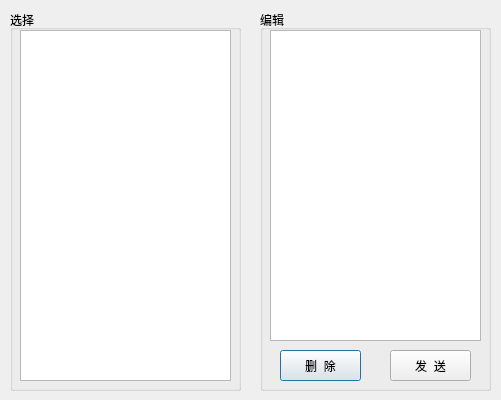
<?xml version="1.0" encoding="UTF-8"?>
<ui version="4.0">
 <class>Questionnaire</class>
 <widget class="QDialog" name="Questionnaire">
  <property name="geometry">
   <rect>
    <x>0</x>
    <y>0</y>
    <width>501</width>
    <height>400</height>
   </rect>
  </property>
  <property name="windowTitle">
   <string>Dialog</string>
  </property>
  <widget class="QGroupBox" name="groupBox">
   <property name="geometry">
    <rect>
     <x>10</x>
     <y>10</y>
     <width>231</width>
     <height>381</height>
    </rect>
   </property>
   <property name="title">
    <string>选择</string>
   </property>
   <widget class="QListView" name="listView">
    <property name="geometry">
     <rect>
      <x>10</x>
      <y>20</y>
      <width>211</width>
      <height>351</height>
     </rect>
    </property>
   </widget>
  </widget>
  <widget class="QGroupBox" name="groupBox_2">
   <property name="geometry">
    <rect>
     <x>260</x>
     <y>10</y>
     <width>231</width>
     <height>381</height>
    </rect>
   </property>
   <property name="title">
    <string>编辑</string>
   </property>
   <widget class="QListWidget" name="listWidget">
    <property name="geometry">
     <rect>
      <x>10</x>
      <y>20</y>
      <width>211</width>
      <height>311</height>
     </rect>
    </property>
   </widget>
   <widget class="QPushButton" name="pushButton">
    <property name="geometry">
     <rect>
      <x>20</x>
      <y>340</y>
      <width>81</width>
      <height>31</height>
     </rect>
    </property>
    <property name="text">
     <string>删  除</string>
    </property>
   </widget>
   <widget class="QPushButton" name="pushButton_2">
    <property name="geometry">
     <rect>
      <x>130</x>
      <y>340</y>
      <width>81</width>
      <height>31</height>
     </rect>
    </property>
    <property name="text">
     <string>发  送</string>
    </property>
   </widget>
  </widget>
 </widget>
 <resources/>
 <connections/>
</ui>
